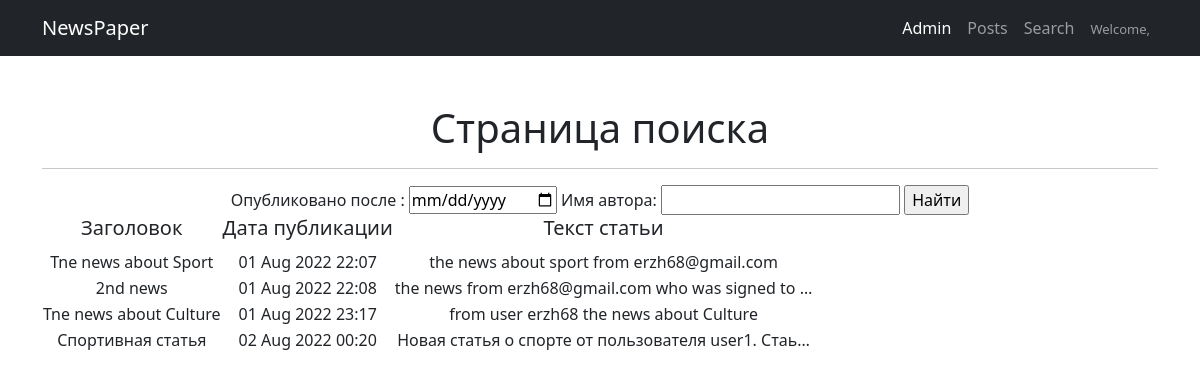
/search/, run on an earlier commit of the app's database.
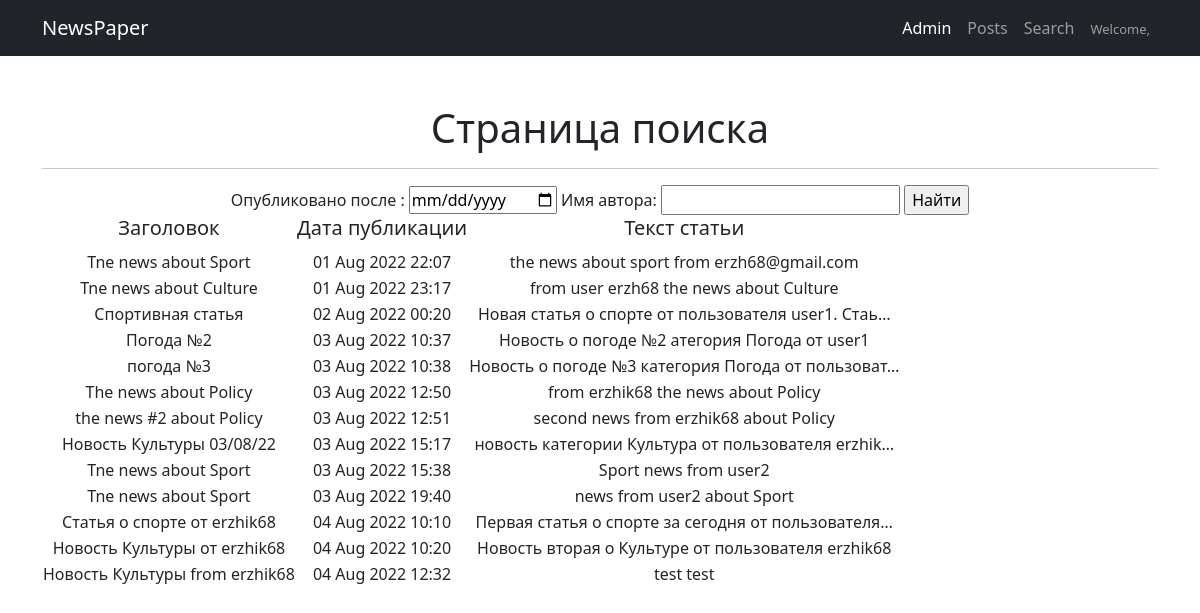
And on a later commit of the database.
### newapp/models.py (models this page shows, shortened)
class Post(models.Model):
    NEWS = 'NW'
    ARTICLE = 'AT'
    TYPE_POST_CHOICES = [(NEWS, 'Новости'), (ARTICLE, 'Статья'),]
    post_type = models.CharField("Тип", max_length=2, choices=TYPE_POST_CHOICES, default=NEWS)
    post_author = models.ForeignKey(Author, on_delete=models.CASCADE, verbose_name="Имя автора")
    post_date_time = models.DateTimeField("Дата публикации (ГГГГ-ММ-ДД)", auto_now_add=True)
    post_category = models.ManyToManyField(Category, through='PostCategory', blank=False, verbose_name="Категория", related_name='posts')
    post_title = models.CharField("Заголовок", max_length=100)
    post_text = models.TextField("Текст")
    post_rating = models.IntegerField(default=0)

### newapp/views.py (the view)
# urls.py: path('search/', PostsSearch.as_view()),
class PostsSearch(ListView):
    model = Post
    template_name = 'newapp/search.html'
    context_object_name = 'posts'
    def get_context_data(self, **kwargs):
        context = super().get_context_data(**kwargs)
        context['filter'] = PostFilter(self.request.GET,
                                       queryset=self.get_queryset())  # вписываем наш фильтр в контекст
        return context

### newapp/templatetags/custom_filters.py (called while the page is built)
@register.filter(name='censor')
def censor(value, arg):
    list_bad_words = ['черт', 'блин', 'капец', 'дерьмо', 'хрен', 'чёрт']
    value_edited = value
    value_final = ''
    for word in list_bad_words:
        value_edited = value_edited.lower()
        value_temp = value_edited.replace(word, arg * len(word))
        value_edited = value_temp
    for i in range(0, len(value)):
        if (value[i] != value_edited[i]) & (value_edited[i].isalpha()):
            temp = value_edited[i].upper()
            value_final += temp
        else:
            value_final += value_edited[i]
    return value_final

### templates/newapp/search.html (shortened to what this page needs)
{% extends 'default.html' %}
{% load custom_filters %}
{% block content %}
    <h1>Страница поиска</h1>
    <hr>
    <form method="GET">
        {{ filter.form }}
        <input type="submit" value="Найти">
    </form>
    {% if posts %}
        <table>
            <tr>
                <td>
                    <h5>Заголовок</h5>
                </td>
                <td>
                    <h5>Дата публикации</h5>
                </td>
                <td>
                    <h5>Текст статьи</h5>
                </td>
            </tr>
        {% for post in filter.qs %}
            <tr>
                <td>
                    {{ post.post_title|censor:'*' }}
                </td>
                <td>
                    {{ post.post_date_time|date:'d M Y H:i' }}
                </td>
                <td>
                    {{ post.post_text|censor:'*'|truncatechars:50 }}
                </td>
            </tr>
        {% endfor %}
        </table>
    {% else %}
        <h2>Новостей нет!</h2>
    {% endif %}
{% endblock content %}

### templates/default.html (shortened to what this page needs)
{% load static %}
<!DOCTYPE html>
<html lang="en">
    <head>
        <link href="{% static 'css/styles.css' %}" rel="stylesheet" />
    </head>
    <body>
        <nav class="navbar navbar-expand-lg navbar-dark bg-dark">
            <div class="container">
                <a class="navbar-brand" href="/posts/">NewsPaper</a>
                <div class="collapse navbar-collapse" id="navbarSupportedContent">
                    <ul class="navbar-nav ms-auto mb-2 mb-lg-0">
                        <li class="nav-item"><a class="nav-link active" aria-current="page" href="/admin/">Admin</a></li>
                        <li class="nav-item"><a class="nav-link" href="/posts/">Posts</a></li>
                        <li class="nav-item"><a class="nav-link" href="/posts/search/">Search</a></li>
                        <li class="nav-item"><a class="nav-link" href="#"><font size="-1.5">Welcome, {{ request.user.username }}</font></a></li>
                    </ul>
                </div>
            </div>
        </nav>
        <div class="container">
            <div class="text-center mt-5">
                {% block content %}
                {% endblock content %}
            </div>
        </div>
    </body>
</html>

What changed in the data, as far as the page shows it:
removed Post: post_title|censor "2nd news", post_date_time "01 Aug 2022 22:08", post_text|censor "the news from erzh68@gmail.com who was signed to …"
added Post: post_title|censor "Погода №2", post_date_time "03 Aug 2022 10:37", post_text|censor "Новость о погоде №2 атегория Погода от user1"
added Post: post_title|censor "погода №3", post_date_time "03 Aug 2022 10:38", post_text|censor "Новость о погоде №3 категория Погода от пользоват…"
added Post: post_title|censor "The news about Policy", post_date_time "03 Aug 2022 12:50", post_text|censor "from erzhik68 the news about Policy"
added Post: post_title|censor "the news #2 about Policy", post_date_time "03 Aug 2022 12:51", post_text|censor "second news from erzhik68 about Policy"
added Post: post_title|censor "Новость Культуры 03/08/22", post_date_time "03 Aug 2022 15:17", post_text|censor "новость категории Культура от пользователя erzhik…"
added Post: post_title|censor "Tne news about Sport", post_date_time "03 Aug 2022 15:38", post_text|censor "Sport news from user2"
added Post: post_title|censor "Tne news about Sport", post_date_time "03 Aug 2022 19:40", post_text|censor "news from user2 about Sport"
added Post: post_title|censor "Статья о спорте от erzhik68", post_date_time "04 Aug 2022 10:10", post_text|censor "Первая статья о спорте за сегодня от пользователя…"
added Post: post_title|censor "Новость Культуры от erzhik68", post_date_time "04 Aug 2022 10:20", post_text|censor "Новость вторая о Культуре от пользователя erzhik68"
added Post: post_title|censor "Новость Культуры from erzhik68", post_date_time "04 Aug 2022 12:32", post_text|censor "test test"
